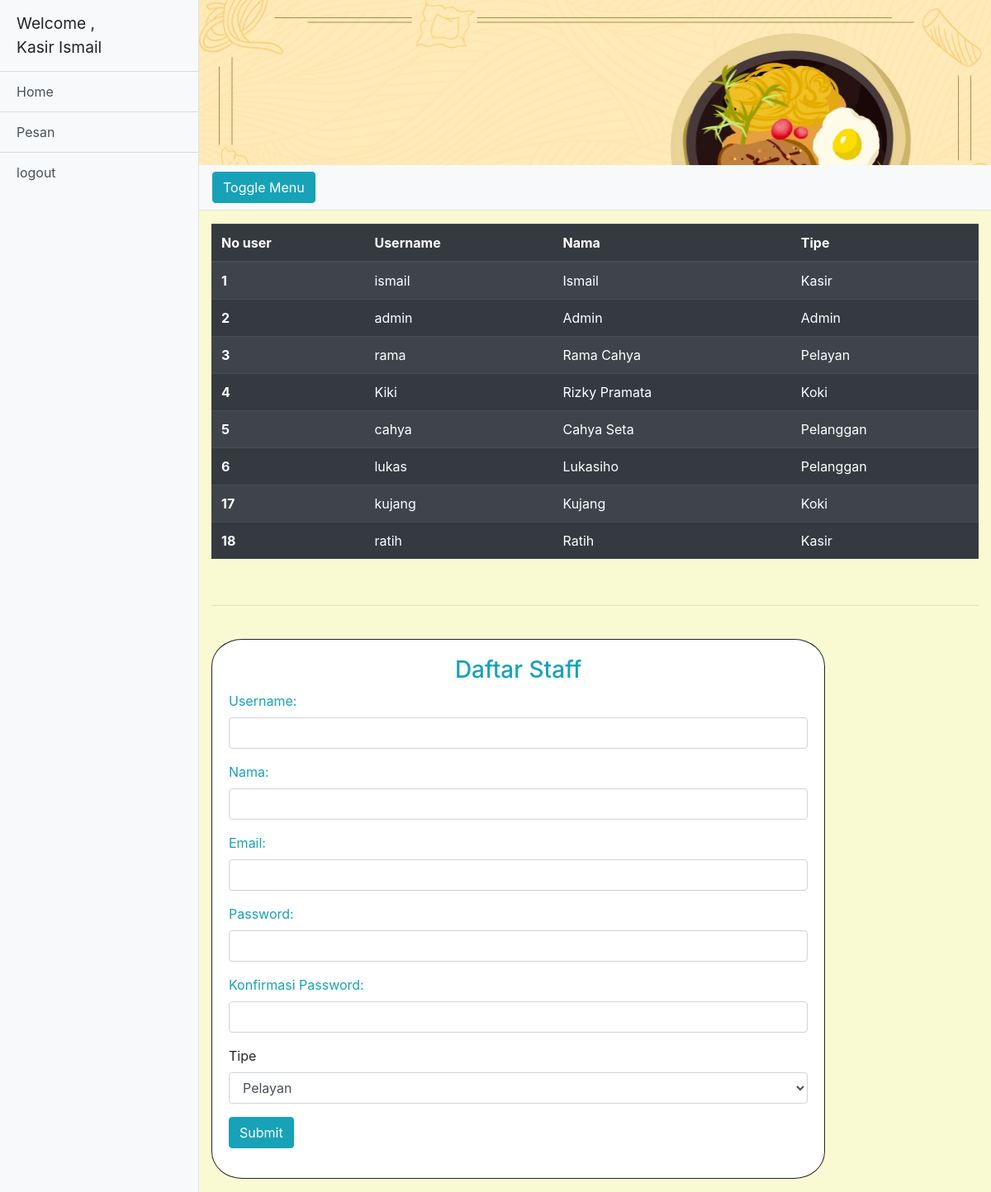
The page /halamanStaff.php (signed in) on the database as committed earlier.
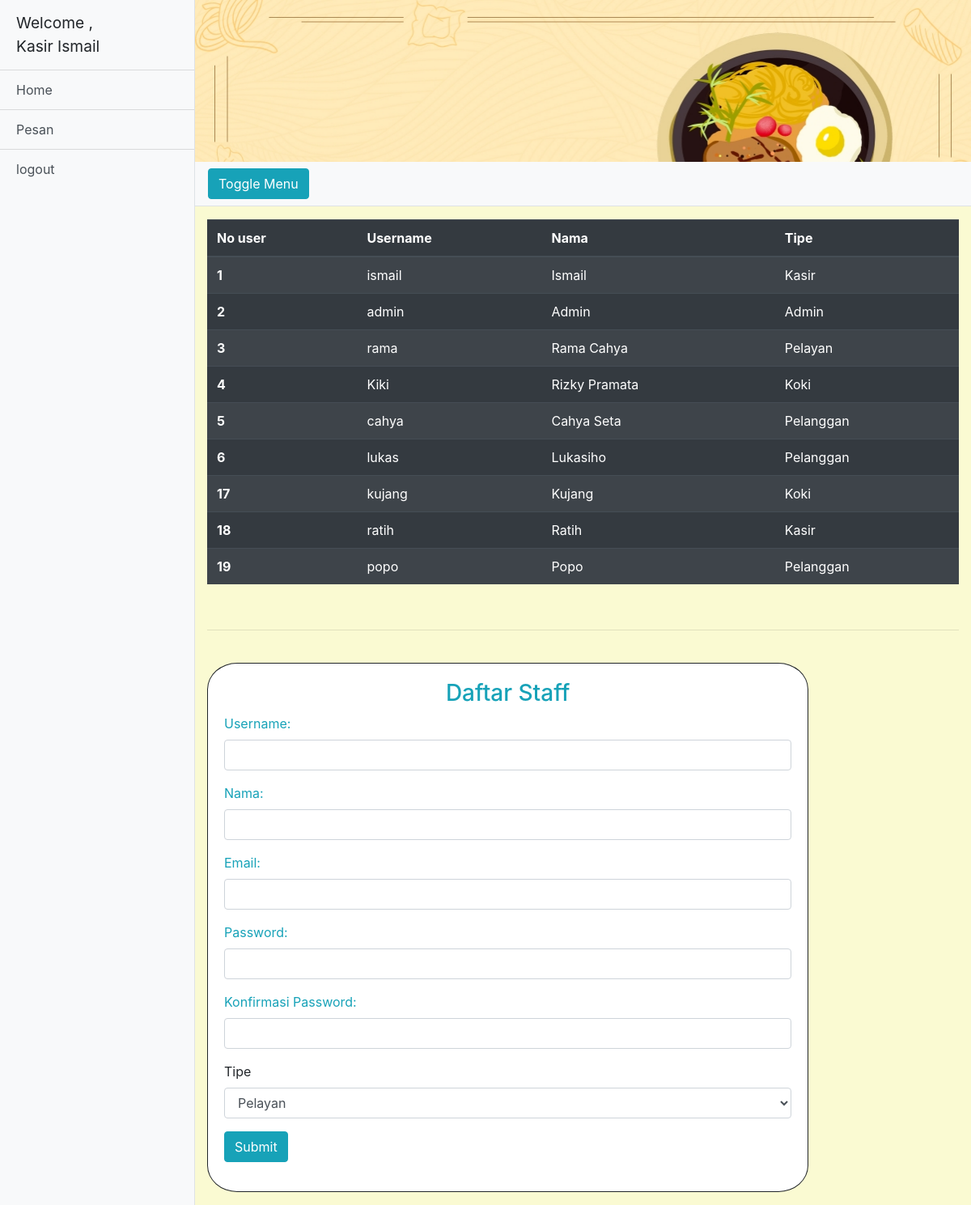
The same page on the database as committed later.
### tables this page shows
CREATE TABLE `user` (
  `id_user` int(11) NOT NULL,
  `username` varchar(50) NOT NULL,
  `password` varchar(99) NOT NULL,
  `nama` varchar(50) NOT NULL,
  `email` varchar(99) NOT NULL,
  `tipe` varchar(20) NOT NULL
);

### functions.php (called while the page is built)
<?php
include "koneksi.php";
 function query($query){
    global $db;
    $lemari = [];
    $theQuery = mysqli_query($db,$query);
    while($rak = mysqli_fetch_assoc($theQuery)){
        $lemari[] = $rak;
    }
    return $lemari;
 }

### halamanStaff.php (the view, shortened to what this page needs)
<?php
	include "koneksi.php";
	include "functions.php";
    $boxUser = query("SELECT * FROM user");
 ?>
<!DOCTYPE html>
<html lang="en">
<head>
	 <link href="vendor/bootstrap/css/bootstrap.min.css" rel="stylesheet">
	<link rel="stylesheet" href="assets/styles/style.css">
	<link rel="stylesheet" href="assets/styles/sidebar.css">
</head>
<body>
<div class="d-flex" id="wrapper">
    <div class="bg-light border-right" id="sidebar-wrapper">
      <div class="sidebar-heading">Welcome ,<br> <?= $_SESSION['tipe'] ?> <?= $_SESSION['nama']  ?> </div>
      <div class="list-group list-group-flush">
        <a href="index.php" class="list-group-item list-group-item-action bg-light linkHome">Home</a>
        <a href="menu.php" class="list-group-item list-group-item-action bg-light linkPesan">Pesan</a>
		<a href="logout.php" class="list-group-item list-group-item-action bg-light">logout</a>
	</div>
    </div>
    <div id="page-content-wrapper">
		<div class="container-fluid banner"></div>
		<nav class="navbar navbar-expand-lg navbar-light bg-light border-bottom">
			<button class="btn btn-info" id="menu-toggle">Toggle Menu</button>
		</nav>
		<div class="container-fluid mt-3">
        <table class="table table-striped table-dark">
        <thead>
            <tr>
            <th scope="col">No user</th>
            <th scope="col">Username</th>
            <th scope="col">Nama</th>
            <th scope="col">Tipe</th>
            </tr>
        </thead>
        <tbody>
            <?php foreach ($boxUser as $user):  ?>
            <tr>
            <th scope="row"><?= $user['id_user']; ?></th>
            <td><?= $user['username']; ?></td>
            <td><?= $user['nama']; ?></td>
            <td><?= $user['tipe']; ?></td>
            </tr>
            <?php endforeach; ?>
        </tbody>
        </table>
        <br>
        <hr>
        <br>
        <form id="login-form" class="form" action="proses-daftar-staff.php" method="post">
            <h3 class="text-center text-info">Daftar Staff</h3>
            <div class="form-group">
                <label for="username" class="text-info">Username:</label><br>
                <input type="text" name="username" id="username" class="form-control" required>
            </div>
            <div class="form-group">
                <label for="nama" class="text-info">Nama:</label><br>
                <input type="text"  name="nama" id="nama" class="form-control" required>
            </div>
            <div class="form-group">
                <label for="email" class="text-info">Email:</label><br>
                <input type="email" name="email" id="email" class="form-control" required>
            </div>
            <div class="form-group">
                <label for="password" class="text-info">Password:</label><br>
                <input type="password" name="password" id="password" class="form-control" required>
            </div>
            <div class="form-group">
                <label for="kpassword" class="text-info"> Konfirmasi Password:</label><br>
                <input type="password"  name="kpassword" id="kpassword" class="form-control" required>
            </div>
            <div class="form-group">
                <label for="tipe">Tipe</label>
                <select name="tipe" class="form-control" id="tipe">
                <option value="Pelayan">Pelayan</option>
                </select>
            </div>
            <div class="form-group">
                <button type="submit" name="submit" class="btn btn-info btn-md">Submit</button>
            </div>
        </form>
		</div>
	</div>
</div>
</body>
</html>

### assets/styles/style.css (style rules this page uses)
body { overflow-x: hidden; background-color: lightgoldenrodyellow; }
.banner { width: 100%; background-image: url("./../image/gambar.jpg"); height: 25vh; background-size: cover; }
td { padding: 0 70px; }

### assets/styles/sidebar.css (style rules this page uses)
#sidebar-wrapper { min-height: 100vh; margin-left: -15rem; -webkit-transition: margin .25s ease-out; -moz-transition: margin .25s ease-out; -o-transition: margin .25s ease-out; transition: margin .25s ease-out; }
#sidebar-wrapper .sidebar-heading { padding: 0.875rem 1.25rem; font-size: 1.2rem; }
#sidebar-wrapper .list-group { width: 15rem; }
#page-content-wrapper { min-width: 100vw; }
@media (min-width: 768px) { #sidebar-wrapper { margin-left: 0; } }
@media (min-width: 768px) { #page-content-wrapper { min-width: 0; width: 100%; } }

### halamanStaff.php (style rules this page uses)
.form { background-color: white; border: 1px solid; border-radius: 5%; padding: 20px; width: 80%; }

Rows that differ between the two databases and show on the page:
added user: id_user "19", username "popo", nama "Popo", tipe "Pelanggan"
